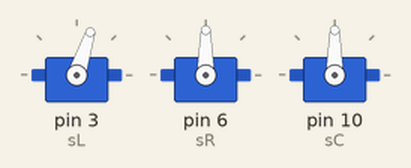
Recording of a sketch running on a simulated Arduino Uno, built with avr-gcc and run on an emulated ATmega328P. Shown: 3 × servo.

Above: at 0.05 s.
At 0.55 s:
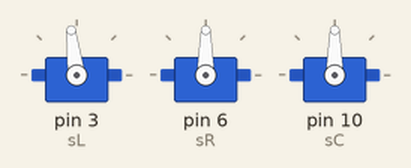
At 1.25 s:
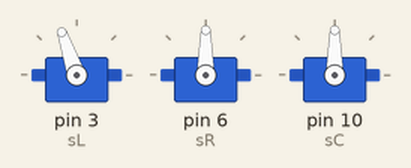
At 2.45 s:
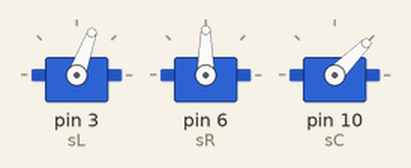
At 4.0 s:
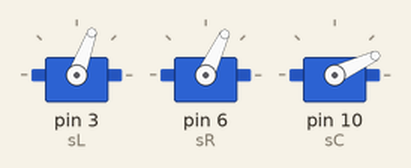
At 4.9 s:
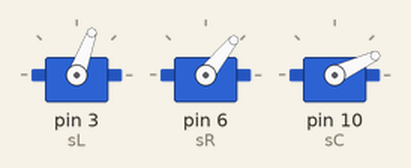
Timing chart, 0 to 6.4 s (numbered marks = the images above):
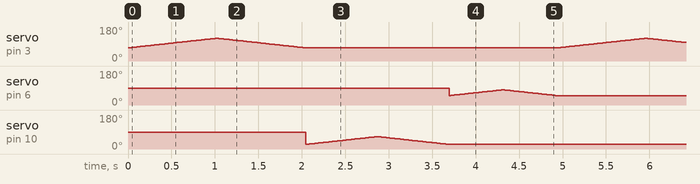

The sketch:

servo_test.ino
```cpp
#include<Servo.h>
Servo sL,sR,sC;
void setup() {
  // put your setup code here, to run once:
   sL.attach(3);
   sR.attach(6);
   sC.attach(10);
}

void loop() {
  // put your main code here, to run repeatedly:
  int i;
  for(i=70;i<=120;i++)
  {
    sL.write(i);
    delay(20);
  }
  for(i=120;i>=70;i--)
  {
    sL.write(i);
    delay(20);
  }

    for(i=25;i<=65;i++)
  {
    sC.write(i);
    delay(20);
  }
    for(i=65;i>=25;i--)
  {
    sC.write(i);
    delay(20);
  }

    for(i=50;i<=80;i++)
  {
    sR.write(i);
    delay(20);
  }

    for(i=80;i>=50;i--)
  {
    sR.write(i);
    delay(20);
  }

}
```
